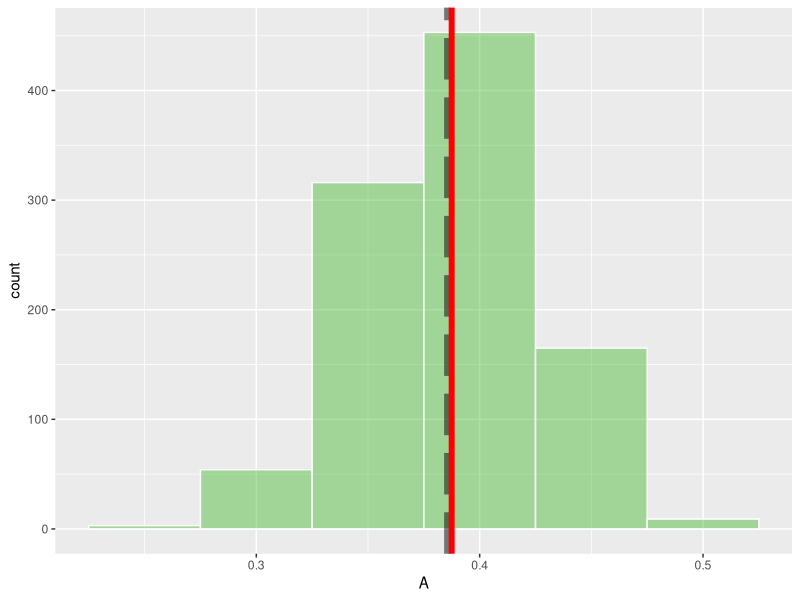
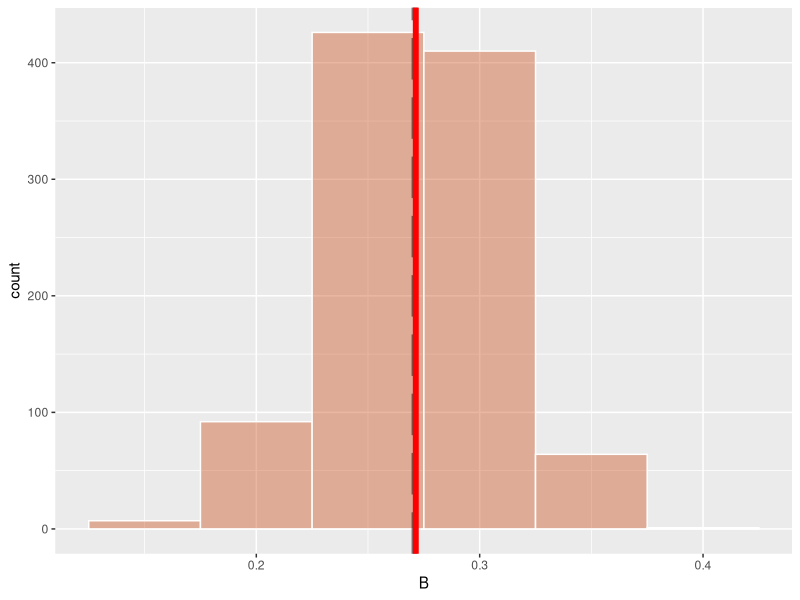
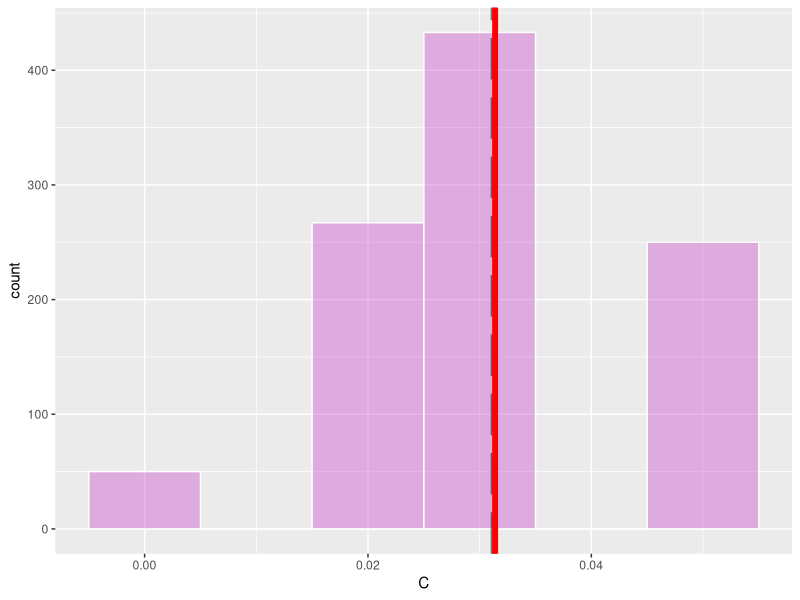
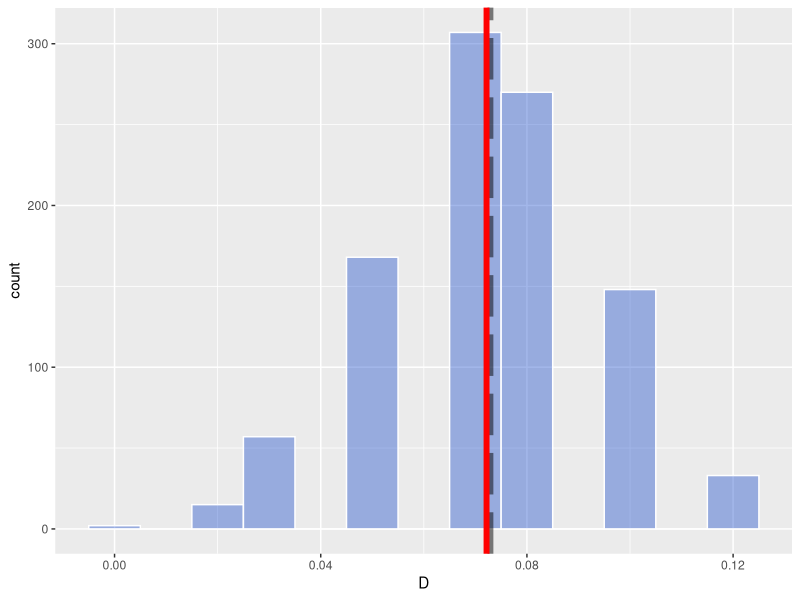
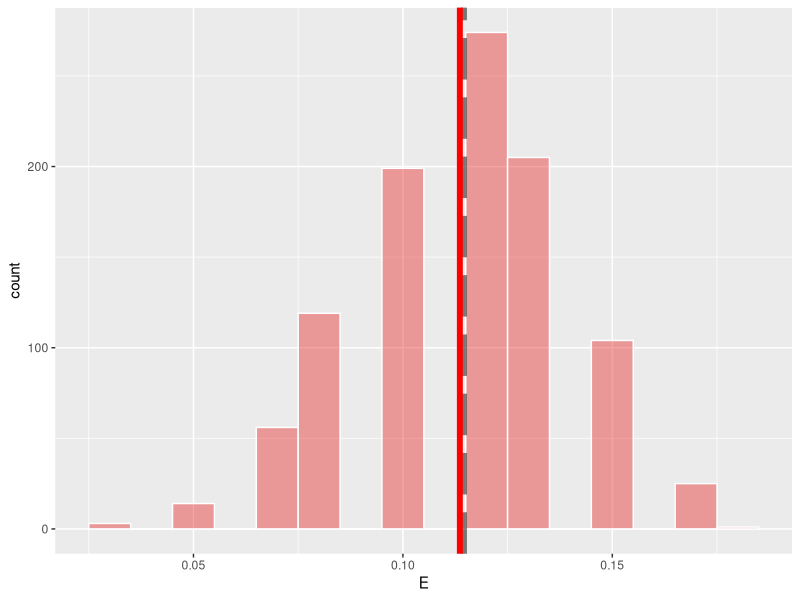
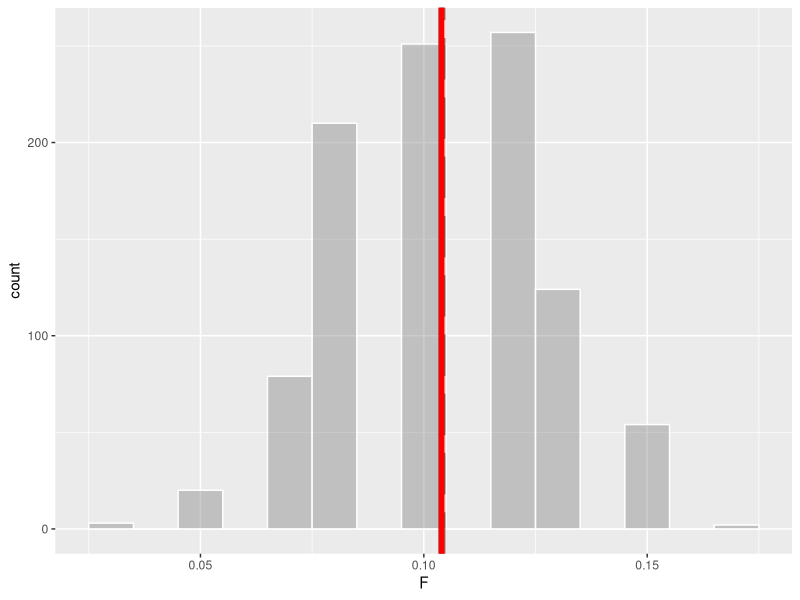
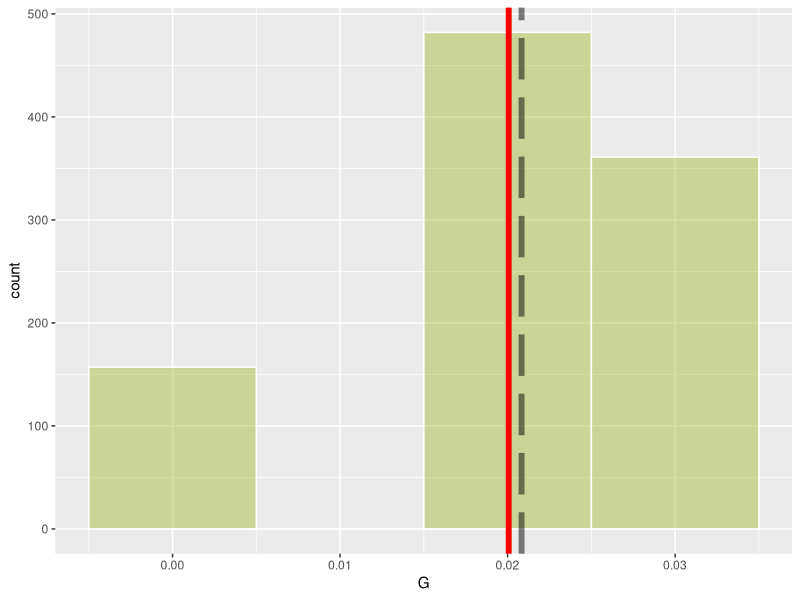

R code for these plots, in order:
#**************************************************************************************
#* OILTYPE       DATA MINING                               *                                *
# *************************************************************************************

# Loading Required Packages

library(caret)  # This package contains the data set OilTypes
library(dplyr)  # This package is used for data handling
library(ggplot2)# This package helps to plot user defined graphs
library(xtable) # This package helps to import tables to latex format

# Loading the required data set
data(oil)

# Investigating the variable oilType
str(oilType)
table(oilType) # distribution of data in Oil Type

# Storing data to a new variable for further investigation
# Converted to charactter type so that row number access is possible
OT<-as.character(oilType)
# Outputing latex vrsion of table
xtable(table(OT), type = "latex", file = "filename2.tex")

# This section containts multiple run of sampling on oil type
# A dataframe is defined to store the distribution of sampled oil types
Results<-data.frame()

# 1000 times iteration to see the pattern
for (i in 1:1000){
  s<-sample(sample(1:length(OT), size = 60)) # to get random 60 numbers from 96
  b<-OT[s] # storing the sampled data to new data
  a<-table(b) # category wise breakup of sample
  Results[i,1]<-sum(b=='A')/60 # Proprtion of A in sample set
  Results[i,2]<-sum(b=='B')/60 # Proprtion of B in sample set
  Results[i,3]<-sum(b=='C')/60 # Proprtion of C in sample set
  Results[i,4]<-sum(b=='D')/60 # Proprtion of D in sample set
  Results[i,5]<-sum(b=='E')/60 # Proprtion of E in sample set
  Results[i,6]<-sum(b=='F')/60 # Proprtion of F in sample set
  Results[i,7]<-sum(b=='G')/60 # Proprtion of G in sample set
}
# Naming of the columns of results data frame
colnames(Results)<-c('A','B','C','D','E','F','G')

# The following section plots the distribution

# ploting the distribution of A oil prportion in samples
ggplot(Results, aes(x=A)) + 
  geom_histogram(binwidth = 0.05,color="white", fill=rgb(0.2,0.7,0.1,0.4))+
  geom_vline(data = OT, xintercept=sum(OT=='A')/96, alpha=0.5, size=2, linetype="longdash")+
  geom_vline(aes(xintercept = mean(Results$A)),col='red',size=2)



# ploting the distribution of B oil prportion in samples
ggplot(Results, aes(x=B)) + 
  geom_histogram(binwidth = 0.05,color="white", fill=rgb(0.8,.3,0.1,0.4))+
  geom_vline(data = OT, xintercept=sum(OT=='B')/96, alpha=0.5, size=2, linetype="longdash")+
  geom_vline(aes(xintercept = mean(Results$B)),col='red',size=2)

# ploting the distribution of C oil prportion in samples
ggplot(Results, aes(x=C)) + 
  geom_histogram(binwidth = 0.01,color="white", fill=rgb(0.8,.3,0.8,0.4))+
  geom_vline(data = OT, xintercept=sum(OT=='C')/96, alpha=0.5, size=2, linetype="longdash")+
  geom_vline(aes(xintercept = mean(Results$C)),col='red',size=2)


# ploting the distribution of D oil prportion in samples
ggplot(Results, aes(x=D)) + 
  geom_histogram(binwidth = 0.01,color="white", fill=rgb(0.1,.3,0.8,0.4))+
  geom_vline(data = OT, xintercept=sum(OT=='D')/96, alpha=0.5, size=2, linetype="longdash")+
  geom_vline(aes(xintercept = mean(Results$D)),col='red',size=2)

# ploting the distribution of E oil prportion in samples
ggplot(Results, aes(x=E)) + 
  geom_histogram(binwidth = 0.01,color="white", fill=rgb(0.9,.1,0.1,0.4))+
  geom_vline(data = OT, xintercept=sum(OT=='E')/96, alpha=0.5, size=2, linetype="longdash")+
  geom_vline(aes(xintercept = mean(Results$E)),col='red',size=2)


# ploting the distribution of F oil prportion in samples
ggplot(Results, aes(x=F)) + 
  geom_histogram(binwidth = 0.01,color="white", fill=rgb(0.5,0.5,0.5,0.4))+
  geom_vline(data = OT, xintercept=sum(OT=='F')/96, alpha=0.5, size=2, linetype="longdash")+
  geom_vline(aes(xintercept = mean(Results$F)),col='red',size=2)


# ploting the distribution of G oil prportion in samples
ggplot(Results, aes(x=G)) + 
  geom_histogram(binwidth = 0.01,color="white", fill=rgb(0.6,0.7,0.1,0.4))+
  geom_vline(data = OT, xintercept=sum(OT=='G')/96, alpha=0.5, size=2, linetype="longdash")+
  geom_vline(aes(xintercept = mean(Results$G)),col='red',size=2)

# using stratified sampling
train.index <- createDataPartition(OT, p = .59, list = FALSE)[,1]
train <- OT[ train.index]
test  <- OT[-train.index]
table(train)

xtable(table(train), type = "latex", file = "filename2.tex")

#******************************************Concluded***********************************
